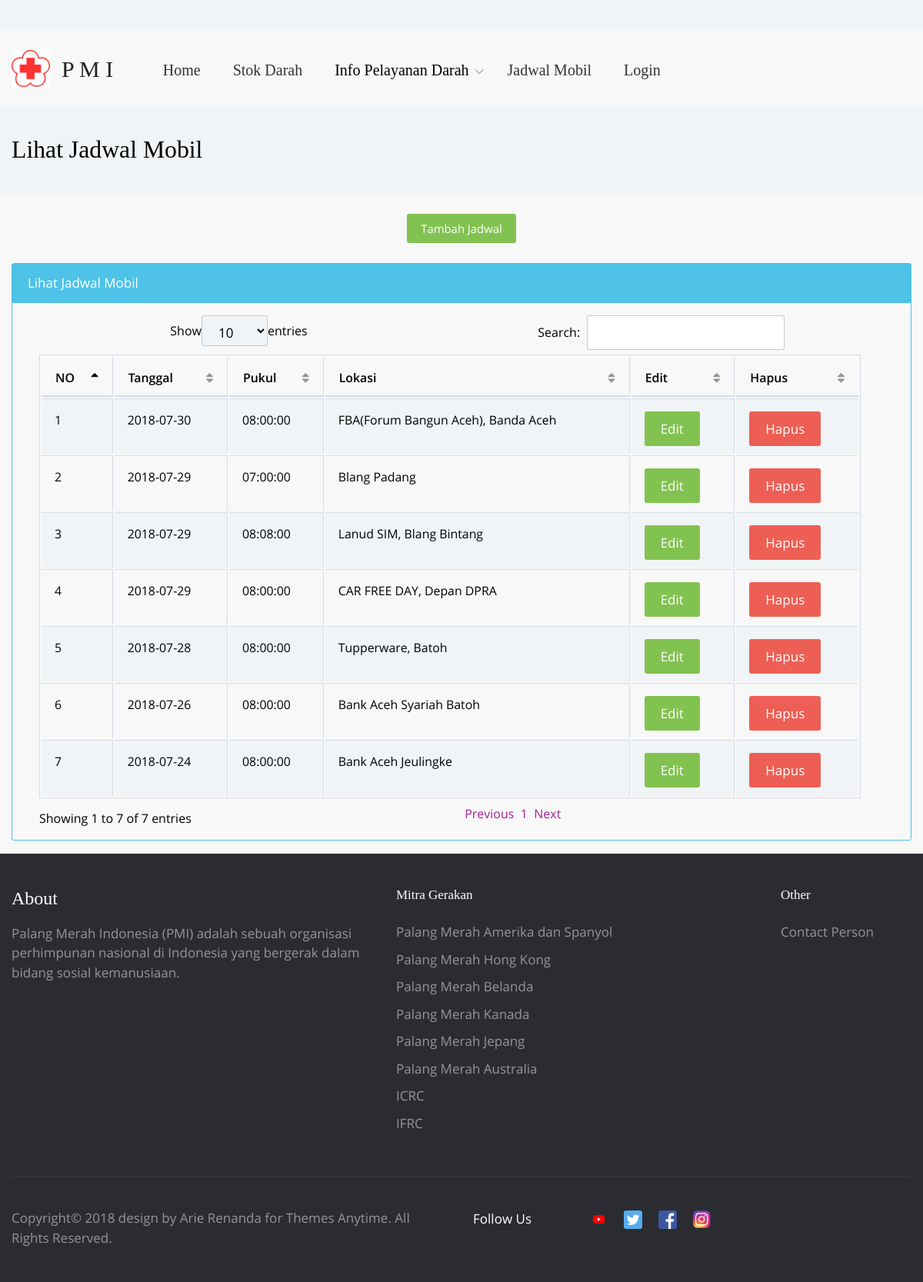
The page /index.php/login/lihat_jadwal_mobil on the database its author committed.
### tables this page shows
CREATE TABLE `jadwal_mobil` (
  `id` int(10) NOT NULL,
  `tgl_update` date NOT NULL,
  `waktu` time NOT NULL,
  `alamat` varchar(50) NOT NULL
);

### application/controllers/Login.php (called while the page is built, shortened)
<?php
class Login extends CI_Controller {
	 function __construct() {
       $this->load->library('session');
    }
	public function lihat_jadwal_mobil()
	{
	$this->load->helper('url');
			$this->load->model('M_jadwal_mobil');
			$this->load->model('M_lihat_data_mobil');
			$data['data_mobil1'] = $this->M_lihat_data_mobil->get_user_all();
		$this->load->view('lihat_jadwal_mobil', $data);
	}
}

### index.php (called while the page is built, shortened)
<?php
require_once BASEPATH.'core/CodeIgniter.php';

### application/models/M_lihat_data_mobil.php (called while the page is built)
<?php
class M_lihat_data_mobil extends CI_Model{
    function get_user_all()
    {
        $query=$this->db->query("SELECT * from jadwal_mobil");
        return $query->result();
    }
}

### application/views/lihat_jadwal_mobil.php (the view, shortened to what this page needs)
<!DOCTYPE html>
<html lang="en">
<head>
    <?php echo $this->load->view('share/css', '', TRUE);?>
	<link href="<?php site_url(); ?>dist/table/vendor/datatables-plugins/dataTables.bootstrap.css" rel="stylesheet">
    <link href="<?php site_url(); ?>dist/table/vendor/datatables-responsive/dataTables.responsive.css" rel="stylesheet">
    <link href="<?php site_url(); ?>dist/table/dist/css/sb-admin-2.css" rel="stylesheet">
    <link href="<?php site_url(); ?>dist/table/vendor/metisMenu/metisMenu.min.css" rel="stylesheet">
    <link href="<?php site_url(); ?>dist/table/vendor/font-awesome/css/font-awesome.min.css" rel="stylesheet" type="text/css">
</head>
<body class="">
<?php echo $this->load->view('share/menu', '', TRUE);?>
<div class="job-overview">
    <header class="job-overview__header">
        <div class="container">
            <h4 class="job-overview__header-heading">Lihat Jadwal Mobil<span class="badge badge-denim"></span></h4>
        </div>
    </header>
	<br>
    <div class="container">
        <div class="row">
            <div class="col-lg-12">
			<div>
			<center><a href="<?php echo site_url();?>tambah_jadwal_mobil" type="submit" class="btn btn-success btn-sm">Tambah Jadwal</a></center>
			</div>
			<br>
          <div class="card card-outline-info mb-3">
          <div class="card-header bg-info">Lihat Jadwal Mobil</div>
          <div class="card-block">
            <table width="100%" class="table table-striped table-bordered table-hover" id="dataTables-example">
                <thead>
                    <tr>
                        <th>NO</th>
                        <th>Tanggal</th>
                        <th>Pukul</th>
                        <th>Lokasi</th>
                        <th>Edit</th>
                        <th>Hapus</th>
                    </tr>
                </thead>
                <tbody>
                                     <?php
											$j=0;
													foreach($data_mobil1 as $data){
											?>
                                    <tr class="odd gradeX">
                                        <td><?php echo ++$j?></td>
                                        <td><?php echo $data->tgl_update; ?></td>
                                        <td><?php echo $data->waktu; ?></td>
                                        <td><?php echo $data->alamat; ?></td>
										<td><a href="<?php echo base_url()?>edit_bidan?id=<?php echo $data->id?>"  ><button type="button" class="btn btn-success">Edit</button></a></td>
										<?php
										echo"<td class='center'><a href='". base_url()."login/proses_hapus_jadwal_mobil?id=".$data->id."' onclick=\"return confirm('Apakah Anda Yakin Menghapus ?') \" title='Hapus'><button type='button' class='btn btn-danger'>Hapus</button></a>
										</td>";
										?>
                                    </tr>
                                    <?php } ?>
                </tbody>
            </table>
          </div>
      </div>
            </div>
        </div>
    </div>
</div>
</body>
<?php echo $this->load->view('share/footer', '', TRUE);?>
</body>
</html>

### rows shown on the page
jadwal_mobil: tgl_update "2018-07-30", waktu "08:00:00", alamat "FBA(Forum Bangun Aceh), Banda Aceh"
jadwal_mobil: tgl_update "2018-07-29", waktu "07:00:00", alamat "Blang Padang"
jadwal_mobil: tgl_update "2018-07-29", waktu "08:08:00", alamat "Lanud SIM, Blang Bintang"
jadwal_mobil: tgl_update "2018-07-29", waktu "08:00:00", alamat "CAR FREE DAY, Depan DPRA"
jadwal_mobil: tgl_update "2018-07-28", waktu "08:00:00", alamat "Tupperware, Batoh"
jadwal_mobil: tgl_update "2018-07-26", waktu "08:00:00", alamat "Bank Aceh Syariah Batoh"
jadwal_mobil: tgl_update "2018-07-24", waktu "08:00:00", alamat "Bank Aceh Jeulingke"
